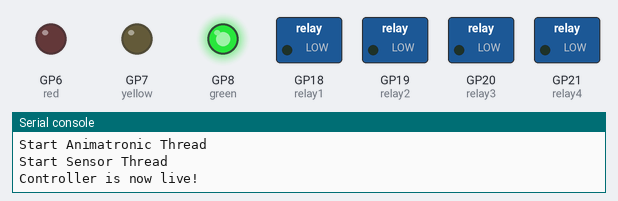
Simulated run of this program. Board: Raspberry Pi Pico running MicroPython. Shown: switched loads named in the program (green lamp = pin HIGH), output pins drawn as LEDs (lit = HIGH), the last lines printed to the serial console. Threads take turns every 2 ms.

Above: at 19.03 s.
At 22.0 s:
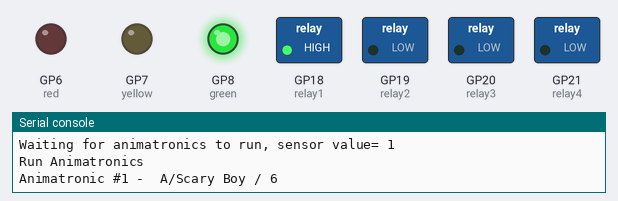
At 27.5 s:
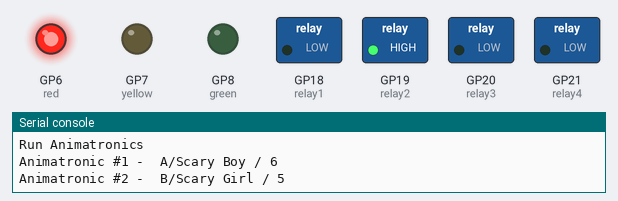
At 32.5 s:
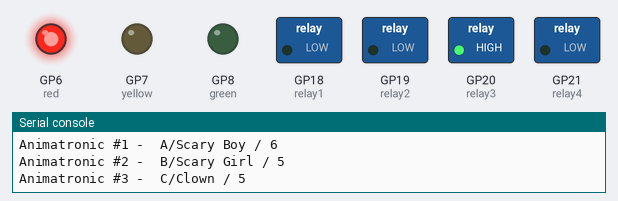
At 40.0 s:
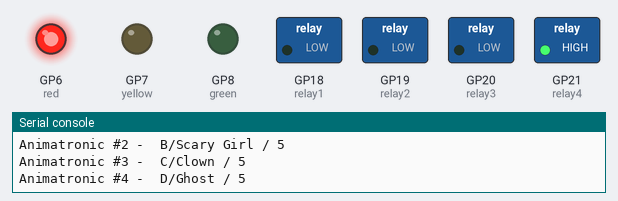
Timing chart, 0 to 49.0 s (numbered marks = the images above):
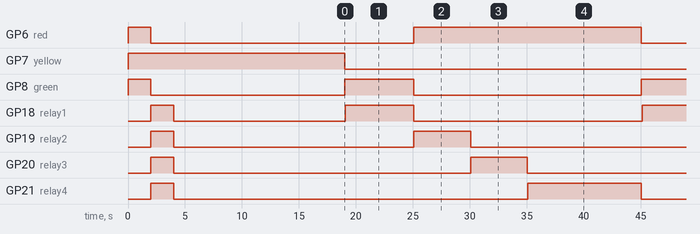

Measured:
- by itself, GP6 (red): repeats every 26.1 s: HIGH 20.0 s, LOW 6.1 s
- by itself, GP8 (green): repeats every 26.1 s: HIGH 6.1 s, LOW 20.0 s
- by itself, GP18 (relay1): repeats every 26.1 s: HIGH 6.0 s, LOW 20.1 s
- by itself, GP19 (relay2): alternates HIGH for 5.0 s and LOW for 21.1 s
- by itself, GP20 (relay3): repeats every 26.1 s: HIGH 5.0 s, LOW 21.1 s
- by itself, GP21 (relay4): repeats every 26.1 s: HIGH 10.0 s, LOW 16.1 s

The program:

halloween_pico_code_rev11.py
```python
#
# Halloween Animatronic Automation System
# This code is using both cores of a Pico or Pico W. Core 0 is running a sensor thread for the KY-008 laser
# detector via a DaFuRui 5V Relay board. The relay connects to pin14 on the Pico. When someone breaks the
# beam between the ky-008 laser and detector it trips the relay which activates the p14 on Pico.
# Then the core 1 kicks off and turns on each of the four relays on the SB Components Pico Relay Board (a really cool board!!!)
# in series with a sleep between each relay to let the animatronic play.
#
# This code also controls an LED stoplight board do show status of the controller during boot (yellow),
# green when waiting for someone to trip the laser and then red once the animatronics start running.
#
# it supports 7 controllers by configuring the animatronics in the ControllerIDs, ControllerRelayCorrections,
# and animatronicsCfg Lists. the code gets the controller id from the pico and uses that to determine the
# controller
#
#
codeRev="11"
codeDate="27 Oct 2025"

from machine import Pin, lightsleep, PWM
import _thread
import time, utime

#enable debugging
debug=True
debug2=False

# configure controller/animatronics pairing
#
#  this is design for our maze which has 7 raspberry pico controllers.
#
# c#r# is controller #, relay #
#
# this is the list of controllers and the relay correction value
ControllerIDs=["E661A4D4176D6D29",
               "E6616408438D882B",
               "E6611C08CB419822",
               "E661410403206530",
               "E661385283543132",
               "E6614104034B2730",
               "E66358986366412B"]

# this is controller relay sesnor correction value. some relays get high/low value wrong or the jumper doesn't work
# value is 0 or 1
ControllerRelayCorrections=[1,1,0,1,0,1,0]
# Default controller values
controllerNumber=1
controllerRelayCorrection=0

animatronicsCfg = [['A/Scary Boy',6, 'B/Scary Girl',5,'C/Clown',5,'D/Ghost',5,"sleep time",5],
                    ['E/Crawing Zombie',4, 'DD/Ratman',7,'EE/Leatherface',8,'empty_c2s3',1,"sleep time",1],
                    ['FF/Jump Scare Pumpkin',15,'Skeleton Barrel',5, 'empty_c3s3',0,'empty_c3s4',0,"sleep time",10],
                    ['Pumpkin Guy',4, 'Witch',4,'I/Barry',6,'Werewolf 1 & 2',4,"sleep time",3],
                    ['Ghoul',5, 'Bottomless Zombie',5,'Dog House',5,'Headless Skull Guy',5,"sleep time",5],
                    ['empty_c6s1',6, 'empty_c6s2',6,'empty_c6s3',6,'empty_c6s4',6,"sleep time",5],
                    ['empty_c7s1',5, 'empty_c7s2',5,'empty_c7s3',5,'empty_c7s4',5,"sleep time",5]]

#
# longest time period of the 4 animatronics. this is used during boot up to make sure
# all animatronics would and are in steady state before transitioning into sensor mode
#
animatronicsInitialDelay=15

# initialize pins for relays (animatronics)
relay1 = Pin(18, Pin.OUT)
relay2 = Pin(19, Pin.OUT)
relay3 = Pin(20, Pin.OUT)
relay4 = Pin(21, Pin.OUT)

# Initialize pins for LEDs
red = PWM(Pin(6), freq=1000)  #  red LED
yellow = PWM(Pin(7), freq=1000)  #  yellow LED
green = PWM(Pin(8), freq=1000)  # green LED

# sensor Pin
sensorPin = Pin(14,Pin.IN, Pin.PULL_UP)

# mode pin - if connected then controller will run if sensor not found
#
# if jumper from pin10 to pin11 in place animatronics will run only if laser signal is received
# if jumper from pin10 to pin11 removed anitmatronics will run if laser signal not received (default/fail safe mode)
#modePinIn=Pin(11,Pin.IN, Pin.PULL_DOWN)
#modePinIn.value(0)
#modePinOut=Pin(10,Pin.OUT, Pin.PULL_UP)
#modePinOut.value(1)

#
# initialize pins for dip switch - currently not used
#
#dipSwitchPin1 = Pin(10, Pin.IN,Pin.PULL_UP)
#dipSwitchPin2 = Pin(11, Pin.IN,Pin.PULL_UP)
#dipSwitchPin3 = Pin(12, Pin.IN,Pin.PULL_UP)
#dipSwitchPin4 = Pin(13, Pin.IN,Pin.PULL_UP)

# thread syncronization global variable
runAnimatronic=False

# more globals
controllerNumber=1 #default
controllerRelayCorrection=0 #default

# Function to set the brightness of an LED (0-100%)
def set_brightness(led, brightness):
    if brightness < 0 or brightness > 100:
        raise ValueError("Brightness should be between 0 and 100")
    led.duty_u16(int(brightness / 100 * 65535))

def allOn():
    relay1.value(1)
    relay2.value(1)
    relay3.value(1)
    relay4.value(1)

def allOff():
    relay1.value(0)
    relay2.value(0)
    relay3.value(0)
    relay4.value(0)

#
# get's the PICO ID so the code can switch automatically based on the controller.
#
# from https://forums.raspberrypi.com/viewtopic.php?t=349189
#
def getPicoID():
    id = ""
    for b in machine.unique_id():
      id += "{:02X}".format(b)
    return(id)

def sensorThread():
    global controllerNumber
    global controllerRelayCorrection
    global ControllerIDs
    global ControllerRelayCorrections
    global animatronicsCfg
    global runAnimatronic
    global sensorPin
    global animatronicsInitialDelay

    c=0
    set_brightness(green, 100)
    set_brightness(red, 0)

    while True:
        if debug2: print("count=",c," sensor/pin_14=",sensorPin.value())
        lightsleep(50)
        c = c + 1
        if sensorPin.value() == controllerRelayCorrection:
            if debug: print("Waiting for animatronics to run, sensor value=",sensorPin.value())
            runAnimatronic=True
            while runAnimatronic == True:
                pass
            set_brightness(green, 100)
            if debug: print("Waiting for sensor detection, sensor value=",sensorPin.value())
        else:
            pass

def animatronicThread():
    global controllerNumber
    global controllerRelayCorrection
    global ControllerIDs
    global ControllerRelayCorrections
    global animatronicsCfg
    global runAnimatronic
    global sensorPin
    global animatronicsInitialDelay

    while True:


        while runAnimatronic == False:
            pass

        if debug: print("Run Animatronics")

        if debug: print("Animatronic #1 - ",animatronicsCfg[controllerNumber-1][0],"/",animatronicsCfg[controllerNumber-1][1])
        relay1.toggle()
        utime.sleep(animatronicsCfg[controllerNumber-1][1])
        #
        # at the end of animatronic #1 turn light to red
        set_brightness(red, 100)
        set_brightness(green, 0)
        allOff()

        if debug: print("Animatronic #2 - ",animatronicsCfg[controllerNumber-1][2],"/",animatronicsCfg[controllerNumber-1][3])
        relay2.toggle()
        utime.sleep(animatronicsCfg[controllerNumber-1][3])
        allOff()

        if debug: print("Animatronic #3 - ",animatronicsCfg[controllerNumber-1][4],"/",animatronicsCfg[controllerNumber-1][5])
        relay3.toggle()
        utime.sleep(animatronicsCfg[controllerNumber-1][5])
        allOff()

        if debug: print("Animatronic #4 - ",animatronicsCfg[controllerNumber-1][6],"/",animatronicsCfg[controllerNumber-1][7])
        relay4.toggle()
        utime.sleep(animatronicsCfg[controllerNumber-1][7])

        # extra time to make sure all animatronics are done so they can restart correctly
        if debug: print("Sleep Time - ",animatronicsCfg[controllerNumber-1][8],"/",animatronicsCfg[controllerNumber-1][9])
        utime.sleep(animatronicsCfg[controllerNumber-1][9])

        allOff()
        set_brightness(red, 0)
        if debug: print("Animatronics Run Done")
        runAnimatronic=False


#
# main code
#
def main():
    global controllerNumber
    global controllerRelayCorrection
    global ControllerIDs
    global ControllerRelayCorrections
    global animatronicsCfg
    global runAnimatronic
    global sensorPin
    global animatronicsInitialDelay


    if debug: print("Initializing System, please wait...")
    if debug: print("Code Rev: ",codeRev," Code Date: ",codeDate)
    if debug: print("Pico's Unique ID=",getPicoID())
    if debug: print("Number of known controllers=",len(ControllerIDs))

    # change this to reflect which controller above in the list that this instance is supporting
    try:
        controllerNumber=ControllerIDs.index(getPicoID())+1
    except:
        print("Unknown Controller, defaulting to 1")
        controllerNumber=1

    try:
        controllerRelayCorrection=ControllerRelayCorrections[controllerNumber-1]
    except:
        print("Unknown Controller, defaulting to relay value of 0")
        controllerRelayCorrection=0

    if debug: print("Controller Number=",controllerNumber, " Relay Correction=",controllerRelayCorrection)
    if debug: print("Animatronics Configured=",animatronicsCfg[controllerNumber-1])
    if debug: print("Sensor Pin Current Value=",sensorPin.value())

    set_brightness(green, 100)
    set_brightness(yellow, 100)
    set_brightness(red, 100)
    utime.sleep(2)
    set_brightness(green, 0)
    set_brightness(red, 0)
    if debug: print("All Animatronics will activate to verify connection and function")
    allOff()
    allOn()
    utime.sleep(2)
    allOff()
    sensorPin.value(0)
    runAnimatronic=False
    utime.sleep(animatronicsInitialDelay)
    set_brightness(yellow, 0)

    set_brightness(green, 100)
    if debug: print("Start Animatronic Thread")
    animatronic = _thread.start_new_thread(animatronicThread,())
    if debug: print("Start Sensor Thread")
    if debug: print("Controller is now live!")
    sensorThread()

    allOff()

#
# run main()
#
main()
```
